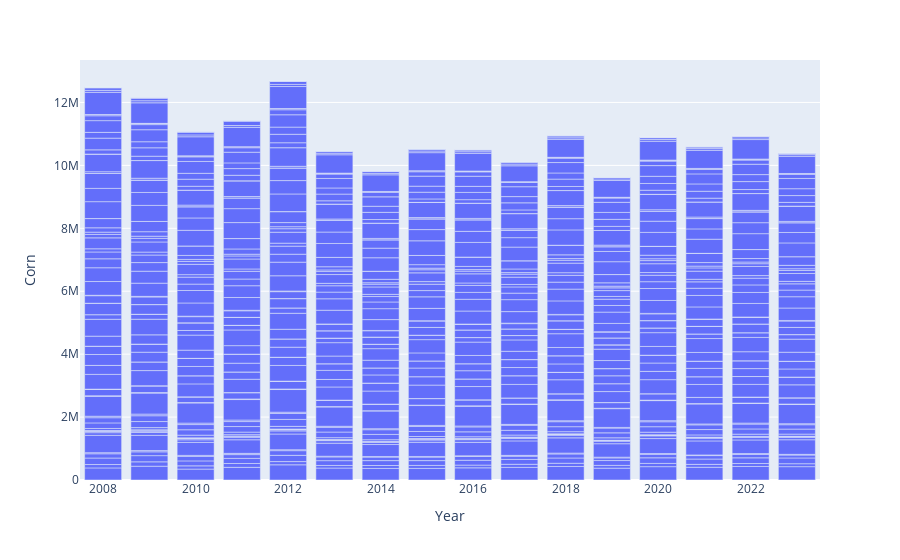

Notebook code for this chart:
### Code cell
fig = px.bar(
    nycounts_df,
    x='Year',
    y='Corn',
    
)

fig.show()

### Figure 1 — Plotly figure (JSON) as saved in the notebook; plotly's stock layout.template omitted (floating-point values rounded to 4 significant figures; data arrays with more than 128 entries replaced by an {"elided": "..."} marker saying what was removed)
{"data": [{"alignmentgroup": "True", "hovertemplate": "Year=%{x}<br>Corn=%{y}<extra></extra>", "legendgroup": "", "marker": {"color": "#636efa", "pattern": {"shape": ""}}, "name": "", "offsetgroup": "", "orientation": "v", "showlegend": false, "textposition": "auto", "type": "bar", "x": {"elided": "992 int values"}, "xaxis": "x", "y": {"elided": "992 int values"}, "yaxis": "y"}], "layout": {"autosize": true, "barmode": "relative", "legend": {"tracegroupgap": 0}, "margin": {"t": 60}, "xaxis": {"anchor": "y", "autorange": true, "domain": [0, 1], "range": [2008.0, 2024.0], "title": {"text": "Year"}, "type": "linear"}, "yaxis": {"anchor": "x", "autorange": true, "domain": [0, 1], "range": [0, 13350000.0], "title": {"text": "Corn"}, "type": "linear"}}}
